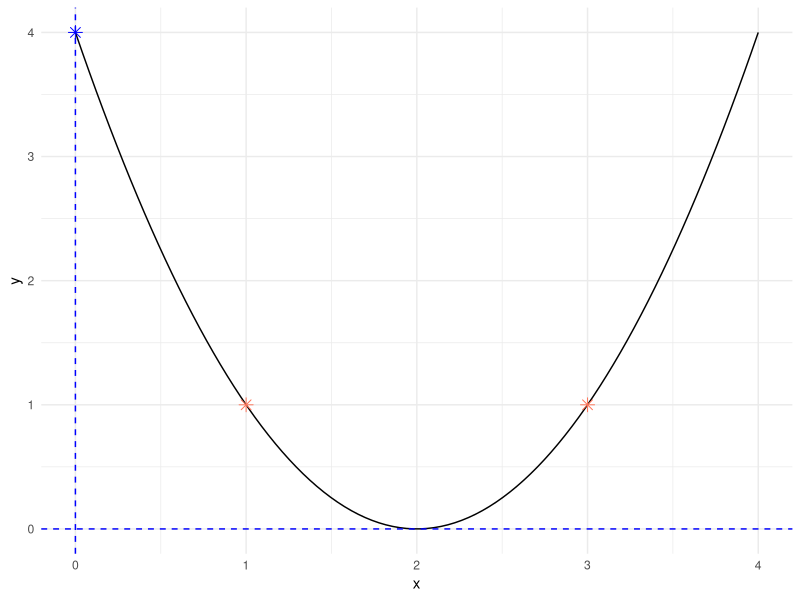
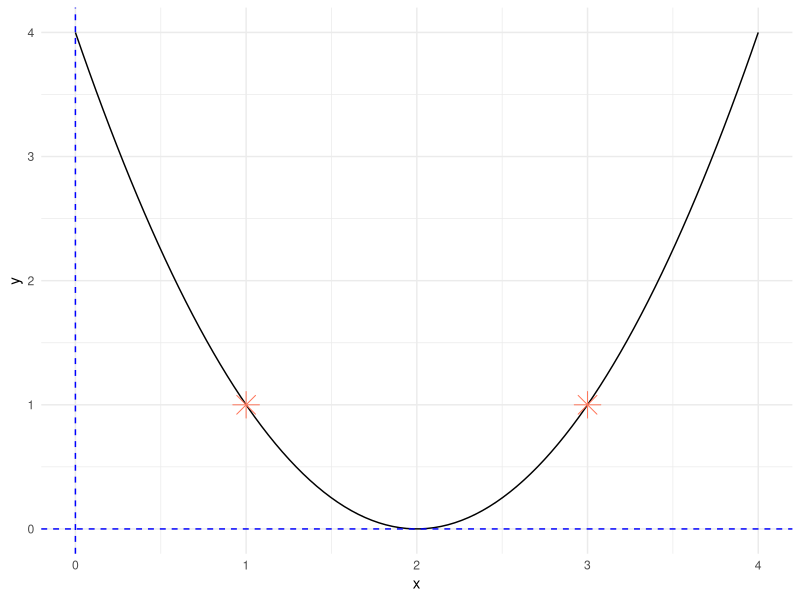
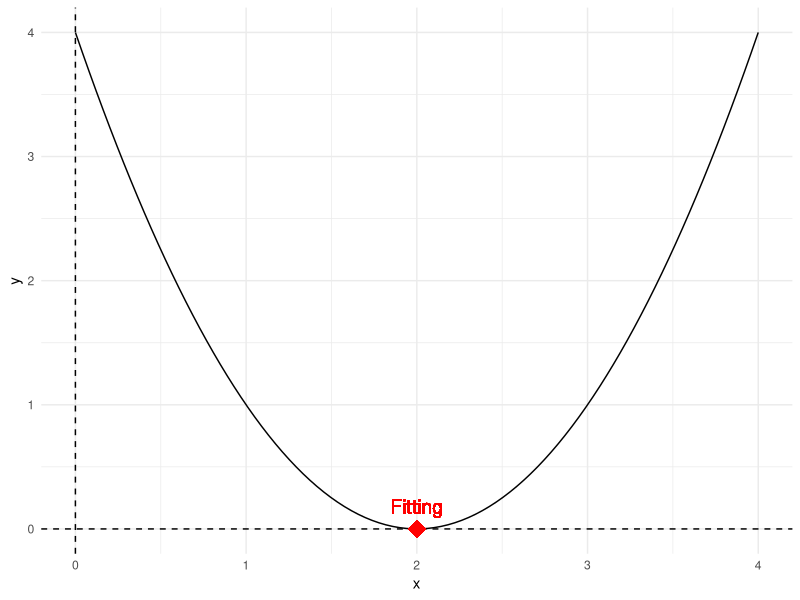
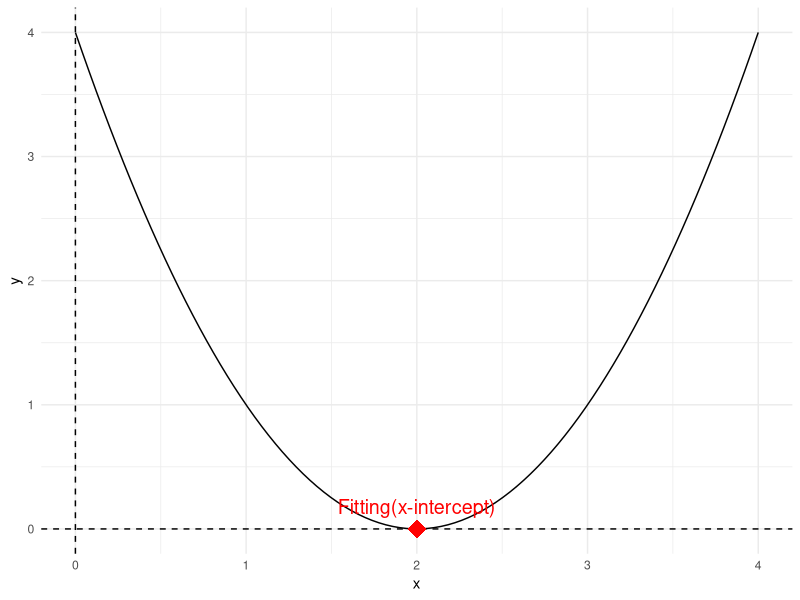

These charts were generated, in order, by the following R code:
## ---- chunk 1
knitr::opts_chunk$set(
  collapse = TRUE,
  comment = "#>",
  fig.path = "figures/theory-",
  out.width = "100%"
)
## ---- chunk 2
library(ggplot2)
library(dplyr)
## ---- chunk 3
population <- c(1, 3, 0)
## ---- chunk 4
a = 1
b = -4
c = 4
f = function(x) {
  a*x^2 + b*x + c
}
## ---- chunk 5
# Define the domain over which we want to plot f(x)
x <- seq(from=0, to=4, length.out=100)

# Define the domain over which we want to plot f(x) and create df data frame
df <- x |>
  data.frame(x =_) |>
  dplyr::mutate(y = f(x))

# Define the space over which we want to population to be
possible_xvalues <- seq(from=0, to=3, length.out=4)

# Create space data frame
space <- possible_xvalues |>
  data.frame(x = _) |>
  dplyr::mutate(y = f(x))

# Calculate fitness inline
fitness <- population^2 - 4 * population + 4

# Selected the surviving parents
num_parents <- 2
selected_parents <- population |>
  order(fitness, decreasing = FALSE) |>
  head(num_parents)

# Plot f(x) using ggplot
ggplot2::ggplot(df, aes(x = x, y = y)) +
  geom_line(color = "black") +  # Plot the function as a line
  geom_point(data = subset(space, x %in% c(1,3)), color = "coral1", size = 3, shape = 8) +  # Plot points at x=1 and x=3
  geom_point(data = subset(space, (x ==0 )), color = "blue", size = 3, shape = 8) +  # Plot a point at x=0
  geom_hline(yintercept = 0, linetype = "dashed", color = "blue") +  # Add horizontal line at y=0
  geom_vline(xintercept = 0, linetype = "dashed", color = "blue") +  # Add vertical line at x=0
  theme_minimal()
## ---- chunk 6
# Plot f(x) using ggplot
ggplot(df, aes(x = x, y = y)) +
  geom_line(color = "black") +  # Plot the function as a line
  geom_point(data = subset(space, x %in% c(1, 3)), color = "coral1", size = 6, shape = 8) +  # Plot points at x=1 and x=3
  geom_hline(yintercept = 0, linetype = "dashed", color = "blue") +  # Add horizontal line at y=0
  geom_vline(xintercept = 0, linetype = "dashed", color = "blue") +  # Add vertical line at x=0
  theme_minimal()  # Use a minimal theme
## ---- chunk 7
find.fitting = function(a, b, c) {
  x_fitting = -b/(2 * a)
  y_fitting = f(x_fitting)
  c(x_fitting, y_fitting)
}
F = find.fitting(a, b, c)
## ---- chunk 8
# Plot f(x) using ggplot
ggplot(df, aes(x = x, y = y)) +
  geom_line(color = "black") +  # Plot the function as a line
  geom_hline(yintercept = 0, linetype = "dashed") +  # Add horizontal line at y=0
  geom_vline(xintercept = 0, linetype = "dashed") +  # Add vertical line at x=0
  geom_point(x = F[1], y = F[2], shape = 18, size = 6, color = "red") +  # Plot the vertex
  geom_text(x = F[1], y = F[2], label = "Fitting", vjust = -1, color = "red", size = 5) +  # Add label next to the vertex
  theme_minimal()  # Use a minimal theme
## ---- chunk 9
# find the x-intercepts of f(x)
find.roots = function(a, b, c) {
  discriminant = b^2 - 4 * a * c
  if (discriminant > 0) {
    c((-b - sqrt(discriminant))/(2 * a), (-b + sqrt(discriminant))/(2 * a))
  }
  else if (discriminant == 0) {
    -b / (2 * a)
  }
  else {
    NaN
  }
}
solutions = find.roots(a, b, c)
## ---- chunk 10
  # Plot f(x) using ggplot
ggplot(df, aes(x = x, y = y)) +
  geom_line(color = "black") +  # Plot the function as a line
  geom_hline(yintercept = 0, linetype = "dashed") +  # Add horizontal line at y=0
  geom_vline(xintercept = 0, linetype = "dashed") +  # Add vertical line at x=0
  geom_point(data = data.frame(x = solutions, y = rep(0, length(solutions))), shape = 18, size = 6, color = "red") +  # Plot x-intercepts
  geom_text(data = data.frame(x = solutions, y = rep(0, length(solutions)), label = "Fitting(x-intercept)"), aes(label = label), vjust = -1, color = "red", size = 5) +  # Add labels next to x-intercepts
  theme_minimal()  # Use a minimal theme
